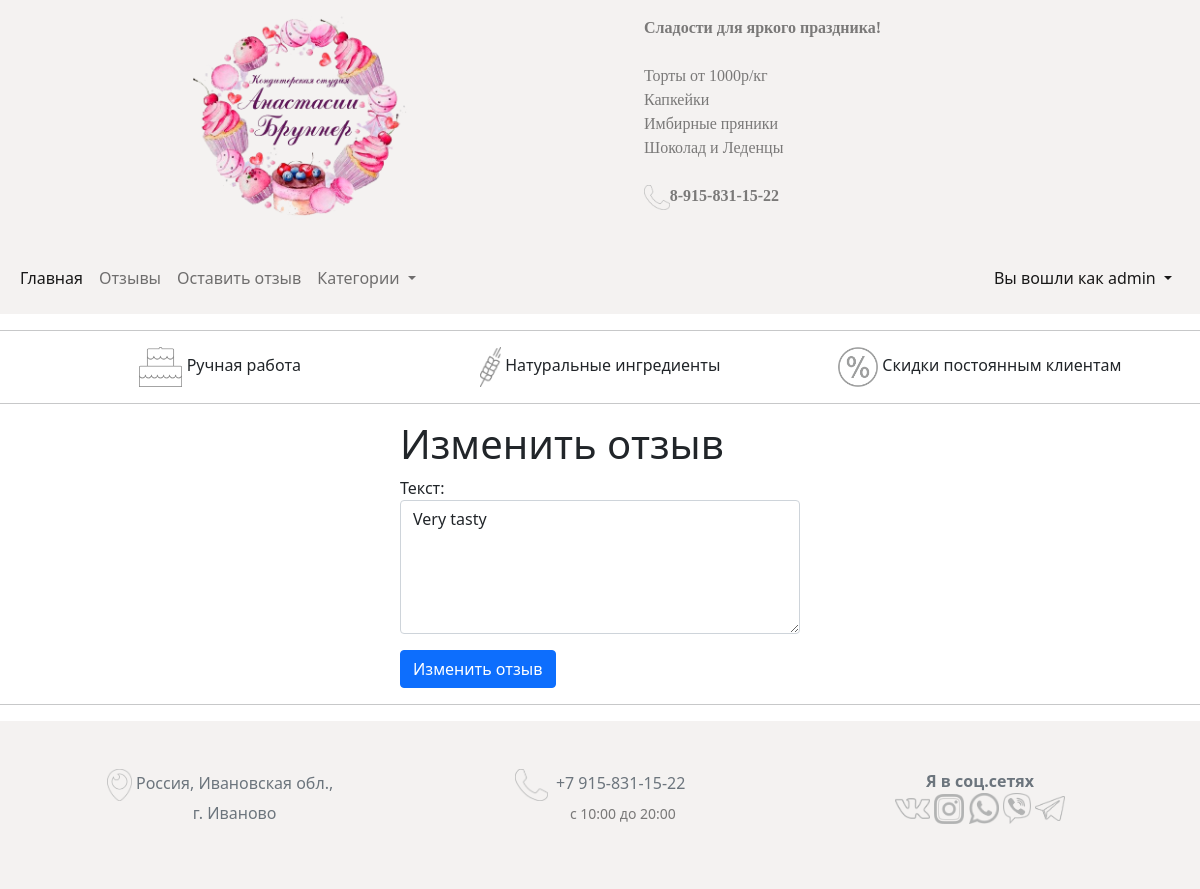
The app's page /comments/4/change (signed in), older data.
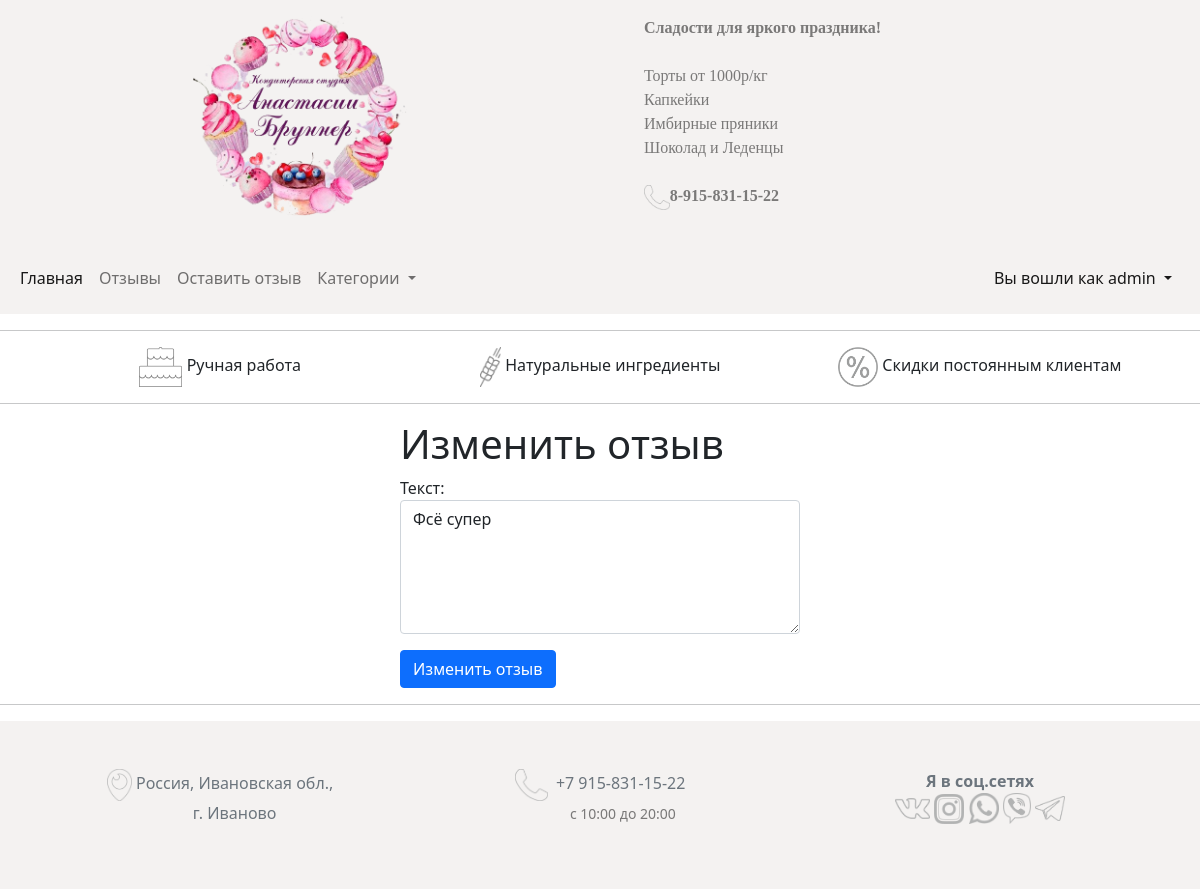
The same page, newer data.
### comments/models.py (models this page shows, shortened)
class Comment(models.Model):
    text = models.TextField(verbose_name='Текст отзыва')
    created_at = models.DateTimeField(auto_now_add=True, verbose_name='Дата создания')
    author = models.ForeignKey(User, on_delete=models.CASCADE, verbose_name='Автор')
    class Meta:
        verbose_name = 'Комментарий'
        verbose_name_plural = 'Комментарии'
        ordering = ['-created_at']

### comments/views.py (the view, shortened to what this page needs)
# urls.py: path('<int:pk>/change', CommentUpdateView.as_view(), name='update_comment'),
class CommentUpdateView(LoginRequiredMixin, UserPassesTestMixin, UpdateView):
    model = Comment
    form_class = AddComment
    template_name = 'comments/update_comment.html'
    success_url = '/comments/'
    def test_func(self):
        comment = self.get_object()
        if self.request.user == comment.author:
            return True
        else:
            return False

### comments/forms.py
class AddComment(forms.ModelForm):
    text = forms.CharField(label='Текст', widget=forms.Textarea(attrs={'class': 'form-control', 'rows': 5}))
    class Meta:
        model = Comment
        fields = ('text',)

### sweets/models.py (called while the page is built)
    def get_absolute_url(self):
        return reverse('cake_by_category', kwargs={'category_id': self.pk})

### sweets/templatetags/menu.py (called while the page is built)
@register.inclusion_tag('sweets/menu_tpl.html')
def menu_category(menu_class='menu'):
    categories = Category.objects.all()
    return {'categories': categories, 'menu_class': menu_class}

### comments/templates/comments/update_comment.html (shortened to what this page needs)
{% extends 'sweets/base.html' %}
{% block nav %}
    {% include 'sweets/menu.html' %}
{% endblock %}
{% block content %}
    <div class="row-cols-sm-3">
        <div class="col-4 offset-4">
            <h1>Изменить отзыв</h1>
            <form method="post">
                {{ form.as_p }}
                <button type="submit" class="btn btn-primary btn-block">Изменить отзыв</button>
            </form>
        </div>
    </div>
{% endblock %}

Row changes from the older to the newer data that the page shows:
changed Comment: text "Very tasty" → "Фсё супер"
